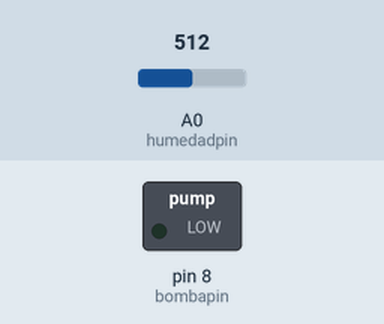
Bench run of a sketch on a simulated Arduino Uno, built with avr-gcc and run on an emulated ATmega328P. Parts: switched loads named in the sketch (green lamp = pin HIGH). The inputs (shaded band) are chosen by the test bench; at power-on: A0 (humedadpin) = 512.

Above: at 3.2 s.
3.3 s: A0 (humedadpin) set to 580
5.2 s: A0 (humedadpin) set to 601
At 6.5 s:
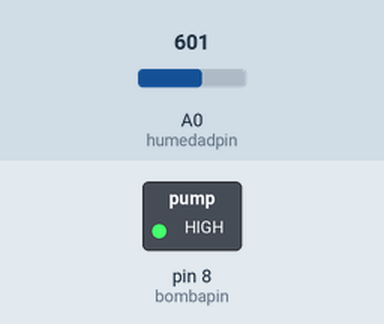
7.5 s: A0 (humedadpin) set to 511
At 9.2 s:
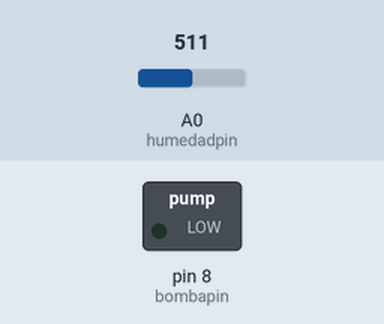
9.5 s: A0 (humedadpin) set to 716
At 10.8 s:
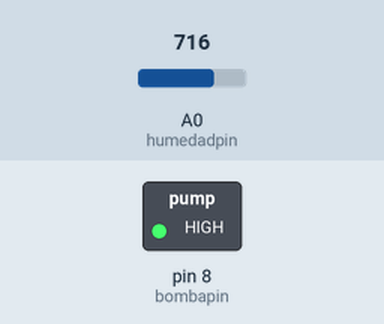
Timing chart, 0 to 12.5 s (numbered marks = the images above; inputs shaded):
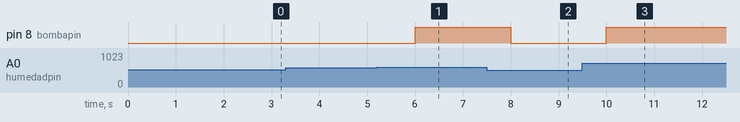

Measured:
- the behaviour switches between 589 and 590 on A0 (humedadpin) (found by bisection; images 0 and 1)
- after the input at 3.3 s, every drawn part: stays the same
- after the input at 5.2 s, pin 8 (bombapin): LOW → HIGH after 0.80 s
- after the input at 7.5 s, pin 8 (bombapin): HIGH → LOW after 0.50 s
- after the input at 9.5 s, pin 8 (bombapin): LOW → HIGH after 0.50 s

The sketch:

Sistema-Riego-Simple-mejorado.ino
```cpp
//Sistema de Riego con Bomba Mejorado

//Pines
int bombapin = 8;
int humedadpin= A0;
//Variables de Calibracion del Sensor de Humedad
int humedadmin = 1023; // Valor minimo de humedad (Suelo seco)
int humedadmax = 300;   // Valor maximo de humedad (suelo saturado)
int humedadvalor = 0;  // Variable para almacenar el valor leido del sensor

void setup() {
//
Serial.begin(9600);

// Configuracion del Pin de la Bomba como salida
pinMode(bombapin,OUTPUT);
digitalWrite(bombapin,LOW); //Apagamos la bomba al inicio
delay(2000); //Esperamos 2 segundos antes de leer el sensor
}

void loop() {
//Leemos el valor del sensor de humedad
humedadvalor = analogRead(humedadpin);

//Calculamos el Porcentaje de Humedad en el Suelo
int humedadporcentaje = map(humedadvalor,humedadmin,humedadmax,0,100);

// Control de la bomba de acuerdo con el porcentaje de humedad
// Si el Porcentaje esta por debajo del 60% activamos la bomba
if(humedadporcentaje < 60){
   digitalWrite(bombapin,HIGH); // Encendemos la bomba
} else if (humedadporcentaje > 80) {
digitalWrite(bombapin,LOW); // Apagamos la bomba
}
else {
  // Si la bomba esta en un rango aceptable (60%-80%)
  digitalWrite(bombapin,LOW); // Apagamos la bomba
}
delay(1000);
}
```
